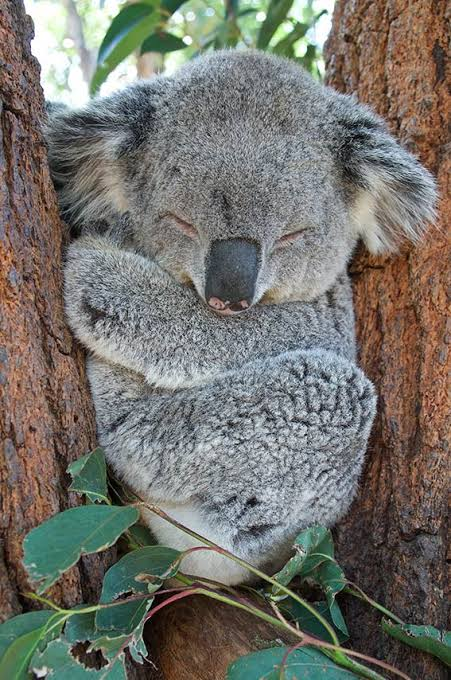
#> input picture lib/opencv2/koala.jpg, 451 x 680 px
$ python -i img_convert_gray.py   (imports and definitions only)
#> lines starting #> are read from the running program, lines starting #| are printed output that depends on the picture; after the words box and inside, x2 and y2 are one past the last pixel; in counts of white or black regions, pixels touching at a corner belong together
"""圖片轉灰階 → 找特徵（邊緣/輪廓切出區域）→ 依特徵上色 → 文字分析報告。

純 OpenCV 古典影像處理，不用任何 AI 模型或外部 API（Rule 06）。

流程：
  1. 讀圖並轉灰階
  2. 高斯模糊去雜訊 → Canny 邊緣 → 膨脹/閉運算把斷掉的邊接起來 → 找外輪廓 = 區域
  3. 每個區域算特徵：形狀、面積、位置、灰階亮度、紋理（邊緣密度）、原圖主色
  4. 上色（在灰階底圖上）：
       --mode original：每個區域填回原圖該區域的平均顏色（灰階轉回彩色）
       --mode shape   ：依形狀類別上色（圓=紅、方=綠、三角=藍、其他=黃）
       --mode brightness：依區域亮度上色（暗=藍、中=綠、亮=紅）
  5. 印出文字分析報告，並把灰階/邊緣/上色結果存到輸出資料夾

用法：
    python lib/img_convert_gray.py                      # 預設用 lib/opencv2/koala.jpg
    python lib/img_convert_gray.py photo.jpg --mode shape --out output/gray_features
    python lib/img_convert_gray.py photo.jpg --show     # 另外開視窗顯示
"""

import argparse
from pathlib import Path

import cv2
import numpy as np

HERE = Path(__file__).resolve().parent
DEFAULT_IMAGE = HERE / "opencv2" / "koala.jpg"
DEFAULT_OUT = HERE.parent / "output" / "gray_features"

# BGR 顏色
SHAPE_COLORS = {
    "圓形": (0, 0, 255),
    "正方形": (0, 200, 0),
    "長方形": (0, 200, 0),
    "三角形": (255, 0, 0),
}
OTHER_COLOR = (0, 220, 255)
BRIGHTNESS_COLORS = {"暗": (255, 0, 0), "中": (0, 200, 0), "亮": (0, 0, 255)}


# ---------- 讀寫（用 imdecode/imencode，路徑有中文也不會讀不到） ----------

def read_image(path):
#> called with path = 'opencv2/koala.jpg'
    data = np.fromfile(str(path), dtype=np.uint8)
    img = cv2.imdecode(data, cv2.IMREAD_COLOR) if data.size else None
#> img is the input picture: shape (680, 451, 3); mean B, G, R 107.8, 114.5, 115.6
    if img is None:
        raise ValueError(f"無法讀取 {path}，請確認檔案路徑及圖片格式")
    return img


def write_image(path, img):
    path = Path(path)
    path.parent.mkdir(parents=True, exist_ok=True)
    ok, buf = cv2.imencode(path.suffix or ".png", img)
    if not ok:
        raise ValueError(f"無法寫入 {path}")
    buf.tofile(str(path))


# ---------- 1. 灰階 ----------

def to_gray(img):
    return cv2.cvtColor(img, cv2.COLOR_BGR2GRAY)


# ---------- 2. 特徵：邊緣 → 區域 ----------

def find_edges(gray, sigma=0.33):
    """Canny 邊緣，門檻依畫面亮度中位數自動調整（暗圖、亮圖都抓得到）。"""
#> called with sigma = 0.33
    blur = cv2.GaussianBlur(gray, (5, 5), 0)
    med = float(np.median(blur))
#> med = 112
    low = int(max(0, (1.0 - sigma) * med))
#> low = 75
    high = int(min(255, max(low + 20, (1.0 + sigma) * med)))
#> high = 148
    return cv2.Canny(blur, low, high)
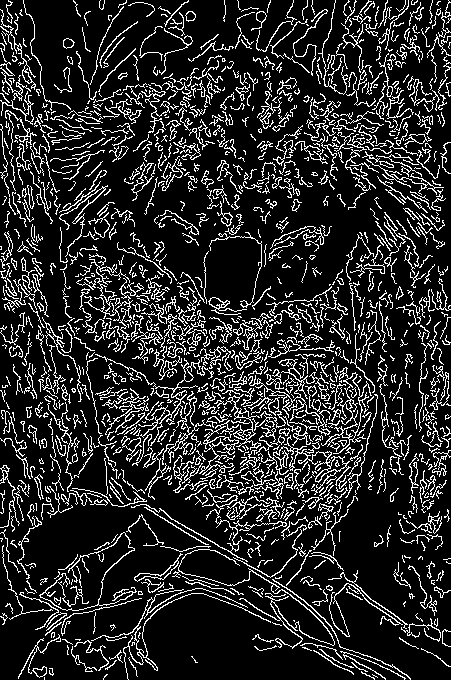
#> returned value: shape (680, 451); 16% white in thin lines or dots


def quantize_gray(gray, levels=4):
    """用 k-means 把灰階亮度分成幾層（每層 = 亮度相近的像素），回傳每個像素的層編號。"""
#> called with levels = 4
    blur = cv2.medianBlur(gray, 5)
    data = blur.reshape(-1, 1).astype(np.float32)
    criteria = (cv2.TERM_CRITERIA_EPS + cv2.TERM_CRITERIA_MAX_ITER, 20, 1.0)
    cv2.setRNGSeed(0)  # 固定隨機種子，同一張圖每次結果一樣
    _, labels, _ = cv2.kmeans(data, levels, None, criteria, 3, cv2.KMEANS_PP_CENTERS)
    return labels.reshape(gray.shape)
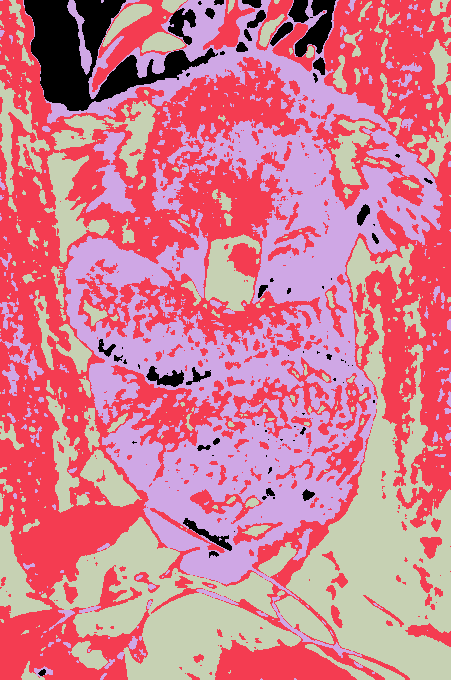
#> returned value: shape (680, 451) int32; 4 distinct labels, from 0 to 3; one colour per label, 0 black


def find_regions(gray, levels=4, min_area_ratio=0.002, max_regions=30):
    """灰階分層後，每一層裡連在一起的像素就是一個區域。
    回傳面積由大到小的區域遮罩清單（濾掉雜點）。"""
    labels = quantize_gray(gray, levels)
    kernel = cv2.getStructuringElement(cv2.MORPH_ELLIPSE, (5, 5))
    min_area = gray.size * min_area_ratio
    masks = []
    for level in range(levels):
        layer = np.uint8(labels == level) * 255
        layer = cv2.morphologyEx(layer, cv2.MORPH_OPEN, kernel)
        n, comp, stats, _ = cv2.connectedComponentsWithStats(layer, connectivity=8)
        for i in range(1, n):
            if stats[i, cv2.CC_STAT_AREA] >= min_area:
                masks.append(np.uint8(comp == i) * 255)
#> this loop made 4 passes
#> n on passes 1 to 4: 31, 261, 132, 129
#> pass 1, in find_regions, `n, comp, stats, _ = cv2.connectedComponentsWithStats(layer, connectivi..`:
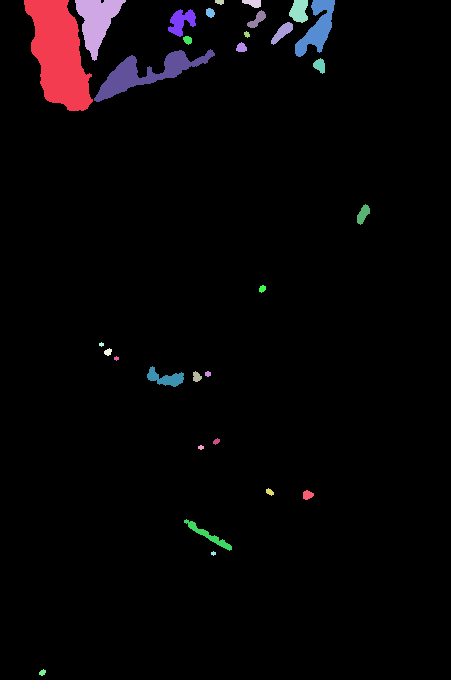
#> comp: shape (680, 451) int32; 31 distinct labels, from 0 to 30; one colour per label, 0 black
#> after the loop:
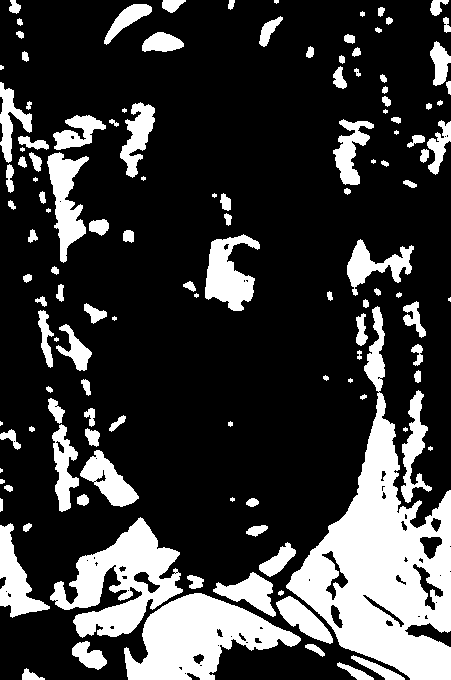
#> layer: shape (680, 451); 23.1% white; 128 white regions (21 under 20 px), largest, box (x1, y1, x2, y2) and area: (286, 306, 451, 680) 22753, (124, 593, 301, 680) 8353, (50, 517, 183, 638) 7383
#> after the loop, masks = 45 items
    masks.sort(key=cv2.countNonZero, reverse=True)
    return masks[:max_regions]


def is_background(mask):
    """面積大、而且碰到畫面 3 個以上邊界的區域視為背景。"""
    h, w = mask.shape
    touches = sum(bool(mask[edge].any()) for edge in
                  (np.s_[0, :], np.s_[h - 1, :], np.s_[:, 0], np.s_[:, w - 1]))
    return touches >= 3 and cv2.countNonZero(mask) > 0.25 * mask.size


# ---------- 3. 每個區域的特徵 ----------

def classify_shape(contour):
    peri = cv2.arcLength(contour, True)
    area = cv2.contourArea(contour)
    if peri == 0:
        return "不規則"
    # 實心度 = 面積 / 凸包面積；照片裡凹凸不平的色塊實心度低，不硬套幾何形狀
    hull_area = cv2.contourArea(cv2.convexHull(contour))
    if hull_area == 0 or area / hull_area < 0.9:
        return "不規則"
    approx = cv2.approxPolyDP(contour, 0.04 * peri, True)
    circularity = 4 * np.pi * area / (peri * peri)
    n = len(approx)
    if n == 3:
        return "三角形"
    if n == 4:
        _, _, w, h = cv2.boundingRect(approx)
        return "正方形" if 0.9 <= w / float(h) <= 1.1 else "長方形"
    if circularity > 0.8:
        return "圓形"
    if 5 <= n <= 8:
        return f"{n}邊形"
    return "不規則"


def color_name(bgr):
    """把平均 BGR 轉成中文顏色名稱（HSV 色相分段）。"""
    h, s, v = cv2.cvtColor(np.uint8([[bgr]]), cv2.COLOR_BGR2HSV)[0, 0]
    if v < 50:
        return "黑"
    if s < 40:
        return "白" if v > 200 else "灰"
    h = int(h) * 2  # OpenCV 色相 0~179 → 0~358 度
    for limit, name in ((15, "紅"), (40, "橙"), (70, "黃"), (160, "綠"),
                        (200, "青"), (260, "藍"), (300, "紫"), (340, "粉紅")):
        if h < limit:
            return name
    return "紅"


def brightness_level(value):
    return "暗" if value < 85 else ("中" if value < 170 else "亮")


def position_name(cx, cy, w, h):
    row = "上" if cy < h / 3 else ("下" if cy > 2 * h / 3 else "中")
    col = "左" if cx < w / 3 else ("右" if cx > 2 * w / 3 else "中")
    return "正中" if row == col == "中" else f"{row}{col}"


def region_features(img, gray, edges, mask, index):
#> called with index = 1
    h, w = gray.shape
#> h = 680; w = 451
    pixels = max(int(cv2.countNonZero(mask)), 1)
#> pixels = 41345
#> mask: shape (680, 451); 13.5% white; 1 white region
    contours, _ = cv2.findContours(mask, cv2.RETR_EXTERNAL, cv2.CHAIN_APPROX_SIMPLE)
#> contours = 1 contour; box (x1, y1, x2, y2) and area: (65, 27, 443, 424) 40843
    contour = max(contours, key=cv2.contourArea)
#> contour = contour of 3466 points, box (x1, y1, x2, y2) (65, 27, 443, 424), area 40843

    m = cv2.moments(mask, binaryImage=True)
#> m = moments, m00 41345, centre m10/m00, m01/m00 = (261.6, 250.3)
    cx, cy = m["m10"] / m["m00"], m["m01"] / m["m00"]
#> cx = 261.6; cy = 250.3

    mean_gray = cv2.mean(gray, mask=mask)[0]
#> mean_gray = 154.5
    mean_bgr = tuple(int(round(c)) for c in cv2.mean(img, mask=mask)[:3])
#> mean_bgr = (159, 156, 150)
    # 紋理：輪廓範圍內（含內部細節）的邊緣像素比例
    filled = np.zeros_like(mask)
#> filled: shape (680, 451); every value is 0
    cv2.drawContours(filled, [contour], -1, 255, cv2.FILLED)
#> filled: shape (680, 451); 14.2% white; 1 white region, box (x1, y1, x2, y2) and area: (65, 27, 443, 424) 43516
    edge_density = cv2.countNonZero(cv2.bitwise_and(edges, filled)) / max(cv2.countNonZero(filled), 1)
#> edge_density = 0.161
    background = is_background(mask)
#> in is_background, `touches = sum(bool(mask[edge].any()) for edge in (np.s_[0, :], np.s_[h..`: touches = 0
#> background = False

    return {
        "id": index,
        "contour": contour,
        "mask": mask,
        "background": background,
        "shape": "背景" if background else classify_shape(contour),
        "area": float(cv2.contourArea(contour)),
        "area_ratio": pixels / float(h * w),
        "bbox": cv2.boundingRect(contour),
        "center": (int(cx), int(cy)),
        "position": position_name(cx, cy, w, h),
        "mean_gray": mean_gray,
        "brightness": brightness_level(mean_gray),
        "edge_density": edge_density,
        "texture": "紋理多" if edge_density > 0.15 else ("有些紋理" if edge_density > 0.05 else "平滑"),
        "mean_bgr": mean_bgr,
        "color": color_name(mean_bgr),
    }
#> in classify_shape, `peri = cv2.arcLength(contour, True)`: peri = 6236.2
#> in classify_shape, `area = cv2.contourArea(contour)`: area = 40843
#> in classify_shape, `hull_area = cv2.contourArea(cv2.convexHull(contour))`: hull_area = 108325
#> in position_name, `row = "上" if cy < h / 3 else ("下" if cy > 2 * h / 3 else "中")`: row = '中'
#> in color_name, `h, s, v = cv2.cvtColor(np.uint8([[bgr]]), cv2.COLOR_BGR2HSV)[0, 0]`: h = 100; s = 14; v = 159


def analyze(img):
    gray = to_gray(img)
    edges = find_edges(gray)
    regions = [region_features(img, gray, edges, m, i + 1)
               for i, m in enumerate(find_regions(gray))]
#> in region_features (call 2), `contours, _ = cv2.findContours(mask, cv2.RETR_EXTERNAL, cv2.CHAIN_APPR..`: contours = 1 contour; box (x1, y1, x2, y2) and area: (0, 115, 148, 600) 24598
#> in region_features (call 3), `contours, _ = cv2.findContours(mask, cv2.RETR_EXTERNAL, cv2.CHAIN_APPR..`: contours = 1 contour; box (x1, y1, x2, y2) and area: (286, 306, 451, 680) 23820
#> in region_features (call 4), `contours, _ = cv2.findContours(mask, cv2.RETR_EXTERNAL, cv2.CHAIN_APPR..`: contours = 1 contour; box (x1, y1, x2, y2) and area: (102, 411, 352, 585) 23202
#> in region_features (call 5), `contours, _ = cv2.findContours(mask, cv2.RETR_EXTERNAL, cv2.CHAIN_APPR..`: contours = 1 contour; box (x1, y1, x2, y2) and area: (80, 57, 308, 263) 11722
#> in region_features (call 6), `contours, _ = cv2.findContours(mask, cv2.RETR_EXTERNAL, cv2.CHAIN_APPR..`: contours = 1 contour; box (x1, y1, x2, y2) and area: (365, 152, 451, 463) 11519
#> in region_features (call 7), `contours, _ = cv2.findContours(mask, cv2.RETR_EXTERNAL, cv2.CHAIN_APPR..`: contours = 1 contour; box (x1, y1, x2, y2) and area: (324, 0, 451, 148) 10828
#> in region_features (call 8), `contours, _ = cv2.findContours(mask, cv2.RETR_EXTERNAL, cv2.CHAIN_APPR..`: contours = 1 contour; box (x1, y1, x2, y2) and area: (124, 593, 301, 680) 8268
#> in region_features (call 9), `contours, _ = cv2.findContours(mask, cv2.RETR_EXTERNAL, cv2.CHAIN_APPR..`: contours = 1 contour; box (x1, y1, x2, y2) and area: (50, 517, 183, 638) 7287
#> in region_features (call 10), `pixels = max(int(cv2.countNonZero(mask)), 1)`: pixels = 6260
#> in region_features (call 10), `contours, _ = cv2.findContours(mask, cv2.RETR_EXTERNAL, cv2.CHAIN_APPR..`: contours = 1 contour; box (x1, y1, x2, y2) and area: (0, 598, 145, 680) 6788
#> in region_features (call 10), `contour = max(contours, key=cv2.contourArea)`: contour = contour of 292 points, box (x1, y1, x2, y2) (0, 598, 145, 680), area 6788
#> in region_features (call 10), `m = cv2.moments(mask, binaryImage=True)`: m = moments, m00 6260, centre m10/m00, m01/m00 = (54.82, 646.5)
#> in region_features (call 10), `cx, cy = m["m10"] / m["m00"], m["m01"] / m["m00"]`: cx = 54.82; cy = 646.5
#> in region_features (call 10), `mean_gray = cv2.mean(gray, mask=mask)[0]`: mean_gray = 107.9
#> in region_features (call 10), `mean_bgr = tuple(int(round(c)) for c in cv2.mean(img, mask=mask)[:3])`: mean_bgr = (98, 122, 84)
#> in region_features (call 10), `cv2.drawContours(filled, [contour], -1, 255, cv2.FILLED)`:
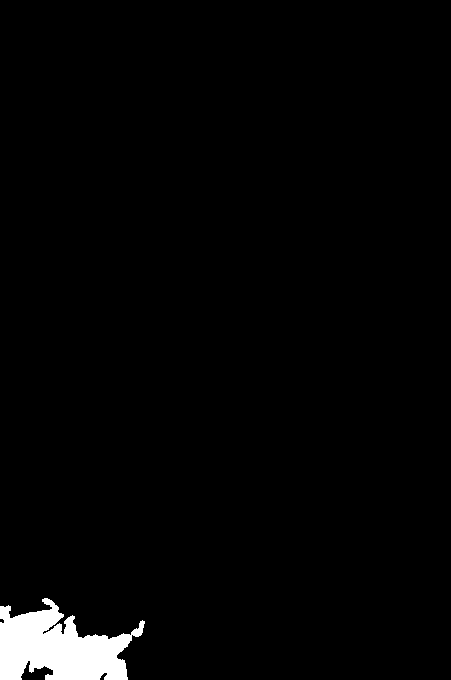
#> filled: shape (680, 451); 2.3% white; 1 white region, box (x1, y1, x2, y2) and area: (0, 598, 145, 680) 7102
#> in region_features (call 10), `edge_density = cv2.countNonZero(cv2.bitwise_and(edges, filled)) / max(..`: edge_density = 0.111
#> in region_features (call 11), `pixels = max(int(cv2.countNonZero(mask)), 1)`: pixels = 4894
#> in region_features (call 11), `contours, _ = cv2.findContours(mask, cv2.RETR_EXTERNAL, cv2.CHAIN_APPR..`: contours = 1 contour; box (x1, y1, x2, y2) and area: (178, 160, 281, 242) 5085
#> in region_features (call 11), `contour = max(contours, key=cv2.contourArea)`: contour = contour of 318 points, box (x1, y1, x2, y2) (178, 160, 281, 242), area 5085
#> in region_features (call 11), `m = cv2.moments(mask, binaryImage=True)`: m = moments, m00 4894, centre m10/m00, m01/m00 = (228.6, 200.9)
#> in region_features (call 11), `cx, cy = m["m10"] / m["m00"], m["m01"] / m["m00"]`: cx = 228.6; cy = 200.9
#> in region_features (call 11), `mean_gray = cv2.mean(gray, mask=mask)[0]`: mean_gray = 113.3
#> in region_features (call 11), `mean_bgr = tuple(int(round(c)) for c in cv2.mean(img, mask=mask)[:3])`: mean_bgr = (113, 113, 113)
#> in region_features (call 11), `cv2.drawContours(filled, [contour], -1, 255, cv2.FILLED)`:
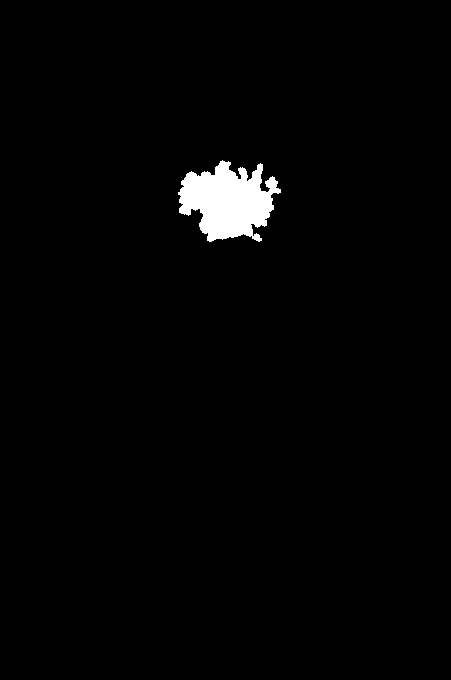
#> filled: shape (680, 451); 1.7% white; 1 white region, box (x1, y1, x2, y2) and area: (178, 160, 281, 242) 5317
#> in region_features (call 11), `edge_density = cv2.countNonZero(cv2.bitwise_and(edges, filled)) / max(..`: edge_density = 0.15
#> in region_features (call 12), `contours, _ = cv2.findContours(mask, cv2.RETR_EXTERNAL, cv2.CHAIN_APPR..`: contours = 1 contour; box (x1, y1, x2, y2) and area: (24, 0, 93, 111) 4661
#> in region_features (call 13), `pixels = max(int(cv2.countNonZero(mask)), 1)`: pixels = 3811
#> in region_features (call 13), `pixels = max(int(cv2.countNonZero(mask)), 1)`:
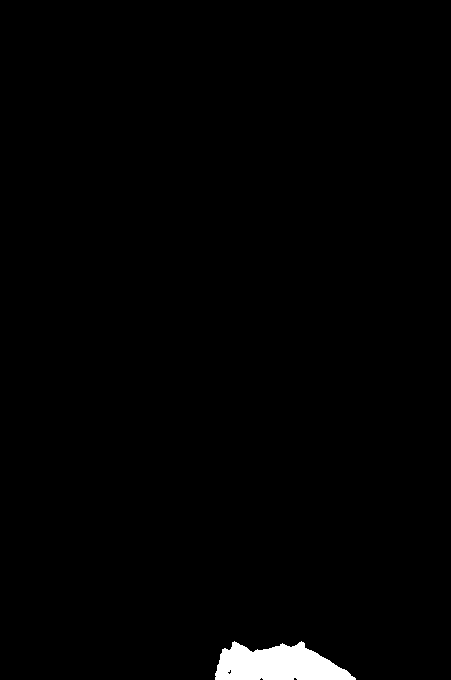
#> mask: shape (680, 451); 1.2% white; 1 white region
#> in region_features (call 13), `contours, _ = cv2.findContours(mask, cv2.RETR_EXTERNAL, cv2.CHAIN_APPR..`: contours = 1 contour; box (x1, y1, x2, y2) and area: (215, 641, 356, 680) 3658
#> in region_features (call 13), `contour = max(contours, key=cv2.contourArea)`: contour = contour of 128 points, box (x1, y1, x2, y2) (215, 641, 356, 680), area 3658
#> (the rest of the program and of its run is left out)
